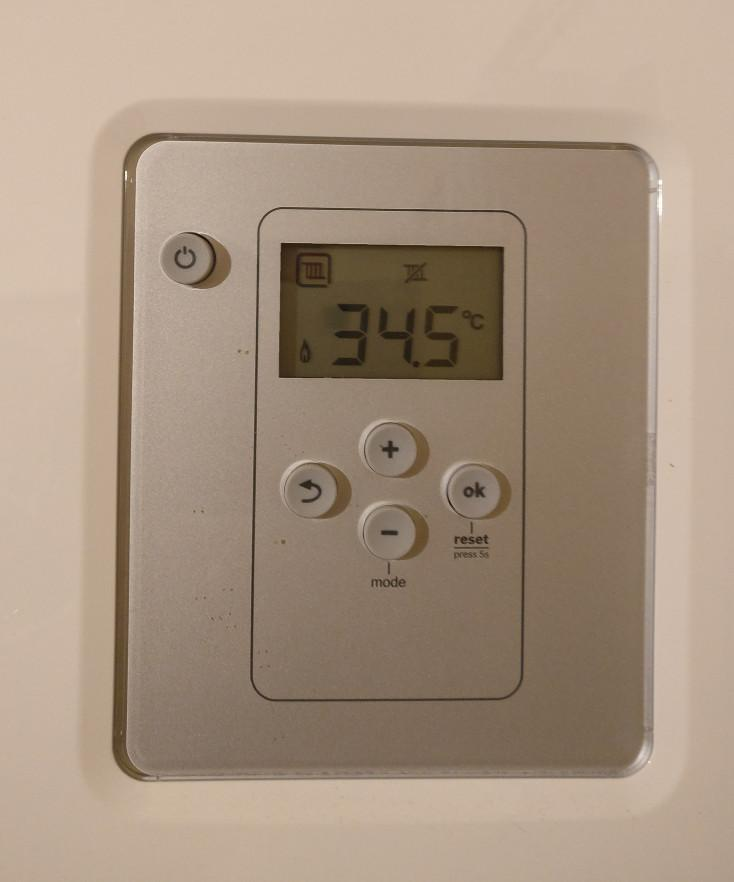
#> input picture resources/example.jpg, 734 x 882 px
$ python main.py
#> lines starting #> are read from the running program, lines starting #| are printed output that depends on the picture; after the words box and inside, x2 and y2 are one past the last pixel; in counts of white or black regions, pixels touching at a corner belong together
#!/usr/bin/env python3
# -*- coding=utf-8 -*-

import cv2 as cv
import imutils
from imutils import contours
from imutils.perspective import four_point_transform
import numpy as np

"""
识别步骤

Step #1: 使用边缘检测实现获取LED液晶显示器
Step #2: 取出LED，并更具映射模型寻找一个矩形轮廓
Step #3: 提取数字区域
Step #4: 数字识别
"""

# 表的关键是七段数组。数组中的1表示给定的段处于打开状态，0表示该段处于关闭状态。
DIGITS_LOOKUP = {
    (1, 1, 1, 0, 1, 1, 1): 0,
    (0, 0, 1, 0, 0, 1, 0): 1,
    (1, 0, 1, 1, 1, 1, 0): 2,
    (1, 0, 1, 1, 0, 1, 1): 3,
    (0, 1, 1, 1, 0, 1, 0): 4,
    (1, 1, 0, 1, 0, 1, 1): 5,
    (1, 1, 0, 1, 1, 1, 1): 6,
    (1, 0, 1, 0, 0, 1, 0): 7,
    (1, 1, 1, 1, 1, 1, 1): 8,
    (1, 1, 1, 1, 0, 1, 1): 9,
}
classifier = "resources/svm_led.data"


def generator_data(image):
    cnts, _ = cv.findContours(image, cv.RETR_EXTERNAL, cv.CHAIN_APPROX_SIMPLE)
    rois = []
    for c in range(len(cnts)):
        box = cv.boundingRect(cnts[c])
        if box[3] < 10:
            continue
        rois.append(box)
    num = len(rois)
    for i in range(num):
        for j in range(i + 1, num, 1):
            x1, y1, w1, h1 = rois[i]
            x2, y2, w2, h2 = rois[j]
            if x2 < x1:
                temp = rois[j]
                rois[j] = rois[i]
                rois[i] = temp
    bgr = cv.cvtColor(image, cv.COLOR_GRAY2BGR)
    index = 0
    digit_data = np.zeros((num, 30 * 50), dtype=np.float32)
    for x, y, w, h in rois:
        # cv.putText(bgr, str(index), (x, y+10), cv.FONT_HERSHEY_PLAIN, 1.0, (0, 255, 0), 1)
        digit = image[y: y + h, x: x + w]
        img = cv.resize(digit, (30, 50))
        row = np.reshape(img, (-1, 30 * 50))
        digit_data[index] = row
        index += 1
    return digit_data, rois


def main():
    image = cv.imread("resources/example.jpg")
#> image is the input picture: shape (882, 734, 3); mean B, G, R 129, 147.5, 166.8
    image = imutils.resize(image, width=500)
#> image: shape (600, 500, 3)
    # 通过调整图像大小，将其转换为灰度，模糊并计算边缘
    gray = cv.cvtColor(image, cv.COLOR_BGR2GRAY)
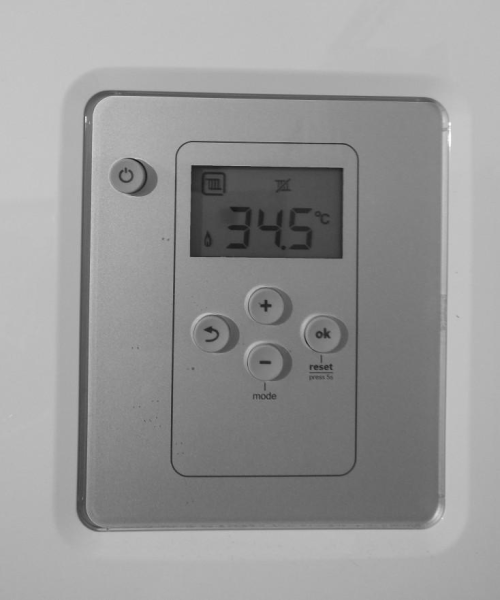
#> gray: shape (600, 500); min 20, max 252, mean 151.1
    blurred = cv.GaussianBlur(gray, (9, 9), 0)
    edged = cv.Canny(blurred, 50, 200, 255)
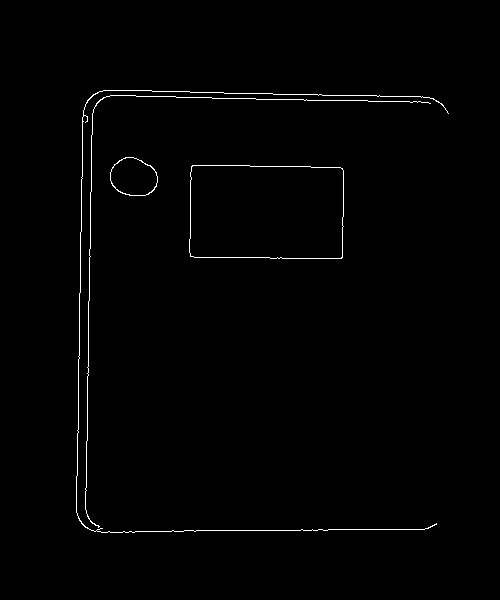
#> edged: shape (600, 500); 0.87% white in thin lines or dots, all inside (x1, y1, x2, y2) = (76, 90, 449, 533)
    # cv.imshow("edged", edged)
    # cv.waitKey(0)
    # 寻找轮廓
    cnts = cv.findContours(edged.copy(), cv.RETR_EXTERNAL, cv.CHAIN_APPROX_SIMPLE)
#> cnts = 4 contours, 1 with area under 20; largest, box (x1, y1, x2, y2) and area: (189, 165, 344, 259) 13976, (110, 157, 158, 196) 1406, (76, 90, 449, 533) 31
    cnts = imutils.grab_contours(cnts)
    # 轮廓排序
    cnts = sorted(cnts, key=cv.contourArea, reverse=True)
    display_cnt = None
    # 如果近似轮廓有四个顶点，假设找到LED区域。
    for c in cnts:
        # approximate the contour
        peri = cv.arcLength(c, True)
        approx = cv.approxPolyDP(c, 0.02 * peri, True)
        if 4 == len(approx):
            display_cnt = approx
            break
#> this loop made 1 pass
#> (peri, display_cnt) on pass 1: (490.3, [[191, 166], [190, 256], [342, 257], [342, 168]])
    # 获得四个顶点后，通过四点透视变换提取LCD：
    warped = four_point_transform(gray, display_cnt.reshape(4, 2))
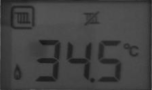
#> warped: shape (90, 152); min 22, max 89, mean 66.2
    output = four_point_transform(image, display_cnt.reshape(4, 2))
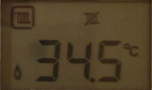
#> output: shape (90, 152, 3); mean B, G, R 39.2, 64.4, 79.7
    # _, thresh = cv.threshold(warped, 0, 255, cv.THRESH_BINARY_INV | cv.THRESH_OTSU)
    thresh = cv.adaptiveThreshold(warped, 255, cv.ADAPTIVE_THRESH_GAUSSIAN_C, cv.THRESH_BINARY_INV, 45, 3)
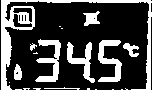
#> thresh: shape (90, 152); 26.4% white; 21 white regions (12 under 20 px), largest, box (x1, y1, x2, y2) and area: (1, 0, 152, 90) 1741, (35, 39, 61, 82) 483, (98, 40, 122, 82) 476
    kernel = cv.getStructuringElement(cv.MORPH_ELLIPSE, (1, 3))
    thresh = cv.morphologyEx(thresh, cv.MORPH_OPEN, kernel)
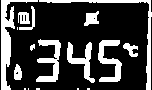
#> thresh: shape (90, 152); 25% white; 17 white regions (6 under 20 px)

    cnts = cv.findContours(thresh.copy(), cv.RETR_EXTERNAL, cv.CHAIN_APPROX_SIMPLE)
#> cnts = 17 contours, 7 with area under 20; largest, box (x1, y1, x2, y2) and area: (1, 0, 38, 90) 666, (39, 0, 152, 90) 422, (36, 39, 61, 82) 386, (98, 40, 122, 82) 386, (67, 42, 95, 83) 334
    cnts = imutils.grab_contours(cnts)
    digit_cnts = []
    for cnt in cnts:
        x, y, w, h = cv.boundingRect(cnt)
        if w >= 15 and (30 <= h <= 50):
            digit_cnts.append(cnt)
            cv.rectangle(output, (x, y), (x + w, y + h), (255, 0, 0), 2)
#> this loop made 17 passes
#> (x, y, w, h) on passes 6, 7, 8, 9, 10, 11, 13, 14, 15, 16, 17: (14, 64, 8, 16), (30, 44, 5, 7), (123, 43, 15, 14), (67, 42, 28, 41), (98, 40, 24, 42), (36, 39, 25, 43), (18, 12, 12, 12), (84, 11, 15, 15), (19, 6, 16, 24), (39, 0, 113, 90), (1, 0, 37, 90)
#> (cnt, x, y, w, h) on passes 1, 2, 3, 4, 5, 12: ([[87, 88], [87, 89], [89, 89], [89, 88]], 87, 88, 3, 2), ([[77, 88], [77, 89], [78, 89], [78, 88]], 77, 88, 2, 2), ([[36, 88], [36, 89], [39, 89], [39, 88]], 36, 88, 4, 2), ([[28, 88], [28, 89]], 28, 88, 1, 2), ([[24, 88], [24, 89], [25, 89], [25, 88]], 24, 88, 2, 2), ([[17, 27], [17, 29]], 17, 27, 1, 3)
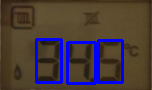
#> output: shape (90, 152, 3); 8.82% of pixels changed, all inside (x1, y1, x2, y2) = (35, 38, 124, 85)
#> after the loop, digit_cnts = 3 contours; box (x1, y1, x2, y2) and area: (36, 39, 61, 82) 386, (98, 40, 122, 82) 386, (67, 42, 95, 83) 334

    digit_cnts = contours.sort_contours(digit_cnts, method="left-to-right")[0]
    digits = []

#> (the run stopped early here; a loop or call above may not have finished)
